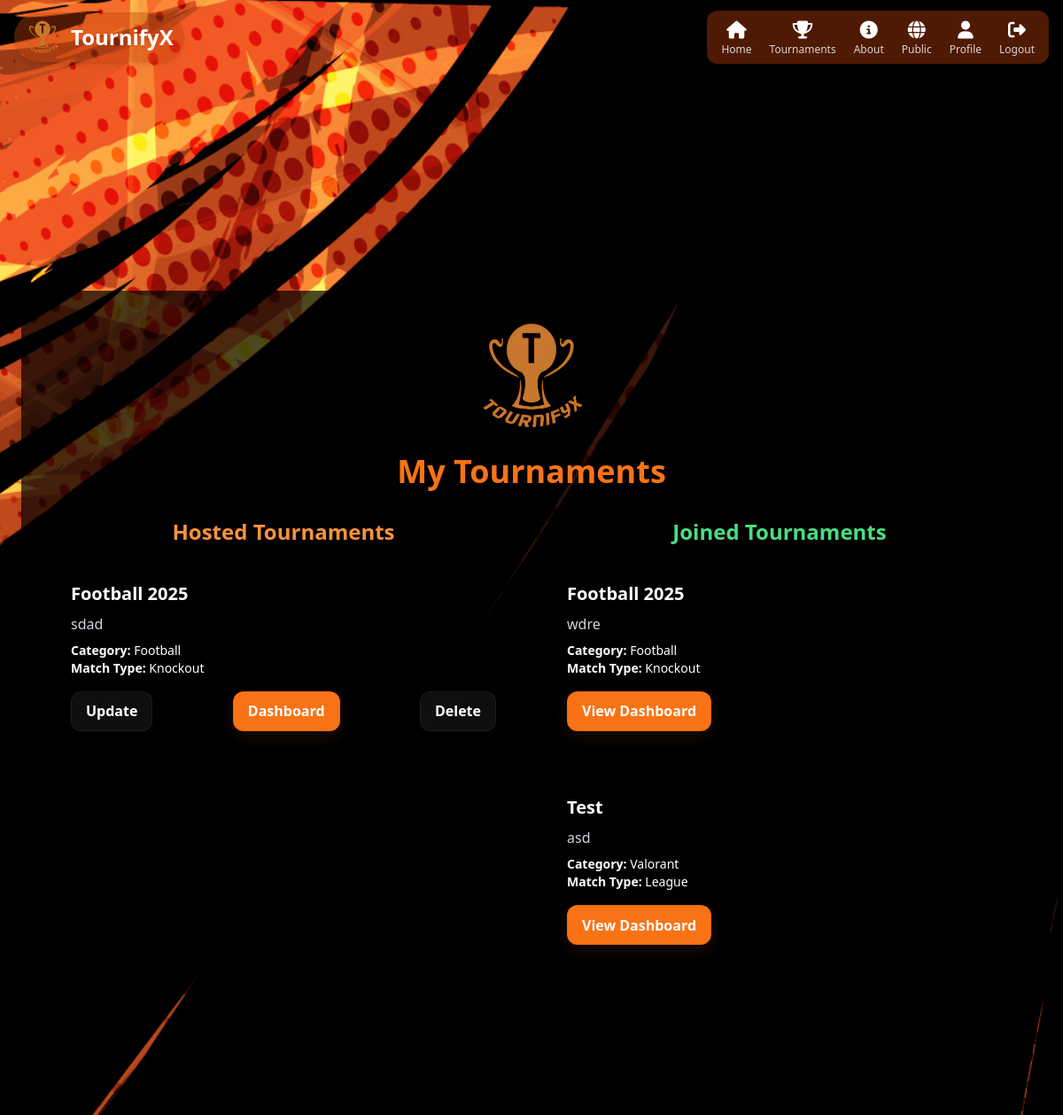
The page /user-tournaments/ (signed in) on the database its author committed.
### tournifyx/models.py (models this page shows, shortened)
class Tournament(models.Model):
    CATEGORY_CHOICES = [
        ('football', 'Football'),
        ('valorant', 'Valorant'),
        ('cricket', 'Cricket'),
        ('basketball', 'Basketball'),
    ]
    MATCH_TYPE_CHOICES = [
        ('knockout', 'Knockout'),
        ('league', 'League'),
    ]
    name = models.CharField(max_length=100)
    description = models.TextField(blank=True)
    category = models.CharField(max_length=50, choices=CATEGORY_CHOICES)
    num_participants = models.IntegerField(default=0)
    match_type = models.CharField(max_length=50, choices=MATCH_TYPE_CHOICES)
    created_by = models.ForeignKey('HostProfile', on_delete=models.CASCADE)
    code = models.CharField(max_length=6, unique=True)
    is_active = models.BooleanField(default=True)
    is_paid = models.BooleanField(default=False)
    price = models.DecimalField(max_digits=8, decimal_places=2, default=0.00)
    is_public = models.BooleanField(default=False)  # Add this line
    registration_deadline = models.DateTimeField(null=True, blank=True)
    is_finished = models.BooleanField(default=False)  # Host can manually mark tournament as finished

### tournifyx/views.py (the view, shortened to what this page needs)
# urls.py: path('user-tournaments/', views.user_tournaments, name='user_tournaments'),
@login_required(login_url='login')
def user_tournaments(request):
    user_profile = UserProfile.objects.get(user=request.user)
    host_profile = HostProfile.objects.filter(user=request.user).first()
    hosted_tournaments = []
    if host_profile:
        seen_names = set()
        for t in Tournament.objects.filter(created_by=host_profile).order_by('-id'):
            if t.name not in seen_names:
                hosted_tournaments.append(t)
                seen_names.add(t.name)
    joined_tournaments = Tournament.objects.filter(
        tournamentparticipant__user_profile=user_profile
    ).exclude(created_by=host_profile).distinct()
    return render(request, 'user_tournaments.html', {
        'hosted_tournaments': hosted_tournaments,
        'joined_tournaments': joined_tournaments,
    })

### templates/user_tournaments.html (shortened to what this page needs)
{% extends 'base.html' %}
{% load static %}
{% block content %}
<div
    class="fixed inset-0 w-full h-full z-0"
    style="background-image: url('{% static 'images/bg2.png' %}'); background-size: cover; background-position: center; background-repeat: no-repeat;"
></div>
<div class="min-h-screen bg-transparent text-white py-10 flex items-center justify-center relative z-10">
   <div id="tournament-panel" class="max-w-6xl w-full bg-black bg-opacity-70 rounded-lg shadow-lg p-8 fade-in">
       <div class="flex justify-center mb-6">
           <img src="{% static 'images/logo.png' %}" alt="Logo" class="w-32 h-32">
       </div>
       <h1 class="text-4xl font-extrabold mb-8 text-center text-orange-500">My Tournaments</h1>
       <div class="grid grid-cols-1 md:grid-cols-2 gap-8">
           <div>
               <h2 class="text-2xl font-bold text-orange-400 mb-4 text-center">Hosted Tournaments</h2>
               {% if hosted_tournaments %}
                   <div class="space-y-6">
                       {% for tournament in hosted_tournaments %}
                           <div class="bg-black bg-opacity-60 rounded-lg shadow-md p-6 hover:shadow-xl transition">
                               <h3 class="text-xl font-bold mb-2">{{ tournament.name }}</h3>
                               <p class="text-gray-300 mb-2">{{ tournament.description }}</p>
                               <p class="text-sm"><strong>Category:</strong> {{ tournament.get_category_display }}</p>
                               <p class="text-sm"><strong>Match Type:</strong> {{ tournament.get_match_type_display }}</p>
                               <form method="POST" class="mt-4 flex justify-between items-center">
                                   <button type="submit" name="action" value="update" class="btn btn-secondary">Update</button>
                                   <a href="{% url 'tournament_dashboard' tournament.id %}" class="btn btn-primary mx-4">Dashboard</a>
                                   <button type="submit" name="action" value="delete" class="btn btn-secondary">Delete</button>
                               </form>
                           </div>
                       {% endfor %}
                   </div>
               {% else %}
                   <p class="text-center text-gray-400">You have not hosted any tournaments yet.</p>
               {% endif %}
           </div>
           <div>
               <h2 class="text-2xl font-bold text-green-400 mb-4 text-center">Joined Tournaments</h2>
               {% if joined_tournaments %}
                   <div class="space-y-6">
                       {% for tournament in joined_tournaments %}
                           <div class="bg-black bg-opacity-60 rounded-lg shadow-md p-6 hover:shadow-xl transition">
                               <h3 class="text-xl font-bold mb-2">{{ tournament.name }}</h3>
                               <p class="text-gray-300 mb-2">{{ tournament.description }}</p>
                               <p class="text-sm"><strong>Category:</strong> {{ tournament.get_category_display }}</p>
                               <p class="text-sm"><strong>Match Type:</strong> {{ tournament.get_match_type_display }}</p>
                               <a href="{% url 'tournament_dashboard' tournament.id %}" class="btn btn-primary mt-4 inline-block">View Dashboard</a>
                           </div>
                       {% endfor %}
                   </div>
               {% else %}
                   <p class="text-center text-gray-400">You have not joined any tournaments yet.</p>
               {% endif %}
           </div>
       </div>
   </div>
</div>
{% endblock %}

### templates/base.html (shortened to what this page needs)
{% load static %}
<!DOCTYPE html>
<html lang="en">
<head>
    <script src="https://cdn.tailwindcss.com"></script>
    <link rel="stylesheet" href="https://cdnjs.cloudflare.com/ajax/libs/font-awesome/6.4.0/css/all.min.css">
</head>
<body class="site-bg text-white m-0 p-0 overflow-x-hidden">
<header>
  <nav class="fixed top-0 left-0 w-full z-50 py-3 px-4 bg-transparent">
    <div class="max-w-7xl mx-auto flex items-center justify-between">
      <div class="flex items-center space-x-3">
        <a href="{% url 'home' %}" class="flex items-center space-x-3 text-white bg-orange-700/40 px-3 py-2 rounded-full shadow-md float-on-hover">
          <img src="{% static 'images/logo.png' %}" alt="Logo" class="w-10 h-10">
          <span class="hidden sm:inline text-lg md:text-2xl font-bold">TournifyX</span>
        </a>
      </div>
      <div id="navLinks" class="hidden sm:flex gap-5 items-center bg-orange-700/40 rounded-xl px-4 py-2 shadow-md">
      <a href="{% url 'home' %}" class="flex flex-col items-center group float-on-hover">
        <i class="fa-solid fa-house text-white text-xl group-hover:text-orange-300 transition"></i>
        <span class="text-xs text-white opacity-80 group-hover:opacity-100">Home</span>
      </a>
      <a href="{% url 'user_tournaments' %}" class="flex flex-col items-center group float-on-hover">
        <i class="fa-solid fa-trophy text-white text-xl group-hover:text-orange-300 transition"></i>
        <span class="text-xs text-white opacity-80 group-hover:opacity-100">Tournaments</span>
      </a>
      <a href="{% url 'about' %}" class="flex flex-col items-center group float-on-hover">
        <i class="fa-solid fa-circle-info text-white text-xl group-hover:text-orange-300 transition"></i>
        <span class="text-xs text-white opacity-80 group-hover:opacity-100">About</span>
      </a>
      {% if request.resolver_match.url_name in 'user_tournaments public_tournaments host_tournament join_tournament' %}
        <a href="{% url 'public_tournaments' %}" class="flex flex-col items-center group float-on-hover">
          <i class="fa-solid fa-globe text-white text-xl group-hover:text-orange-300 transition"></i>
          <span class="text-xs text-white opacity-80 group-hover:opacity-100">Public</span>
        </a>
      {% endif %}
      {% if user.is_authenticated %}
        <a href="{% url 'profile_view' user.username %}" class="flex flex-col items-center group float-on-hover">
          <i class="fa-solid fa-user text-white text-xl group-hover:text-orange-300 transition"></i>
          <span class="text-xs text-white opacity-80 group-hover:opacity-100">Profile</span>
        </a>
        <a href="{% url 'logout' %}" class="flex flex-col items-center group float-on-hover">
          <i class="fa-solid fa-right-from-bracket text-white text-xl group-hover:text-orange-300 transition"></i>
          <span class="text-xs text-white opacity-80 group-hover:opacity-100">Logout</span>
        </a>
      {% endif %}
      </div>
    </div>
  </nav>
</header>
<div class="pt-24">
<div id="floatingXs" class="fixed inset-0 z-50 pointer-events-none"></div>
{% block content %}{% endblock %}
</div>
</body>
</html>

### templates/base.html (style rules this page uses)
#floatingXs { pointer-events: none; z-index: 9999; }
.float-on-hover { transition: transform 200ms ease, box-shadow 200ms ease; }
.btn { display: inline-flex; align-items: center; justify-content: center; gap: .5rem; padding: .6rem 1rem; border-radius: .75rem; font-weight: 700; cursor: pointer; transition: transform .12s ease, box-shadow .12s ease, background-color .12s ease; text-decoration: none; }
.btn-primary { background: #f97316; color: #fff; border: 1px solid rgba(0,0,0,0.08); box-shadow: 0 6px 18px rgba(249,115,22,0.12); }
.btn-secondary { background: rgba(255,255,255,0.06); color: #fff; border: 1px solid rgba(255,255,255,0.06); }
.site-bg { background: radial-gradient(ellipse at 10% 10%, rgba(9,20,36,0.92) 0%, rgba(2,6,12,0.96) 45%), linear-gradient(180deg, rgba(3,7,18,0.85), rgba(2,4,8,1)); background-attachment: fixed; background-size: cover; }

### rows shown on the page
Tournament: name "Football 2025", description "sdad", category "Football", match_type "Knockout"
Tournament: name "Football 2025", description "wdre", category "Football", match_type "Knockout"
Tournament: name "Test", description "asd", category "Valorant", match_type "League"
